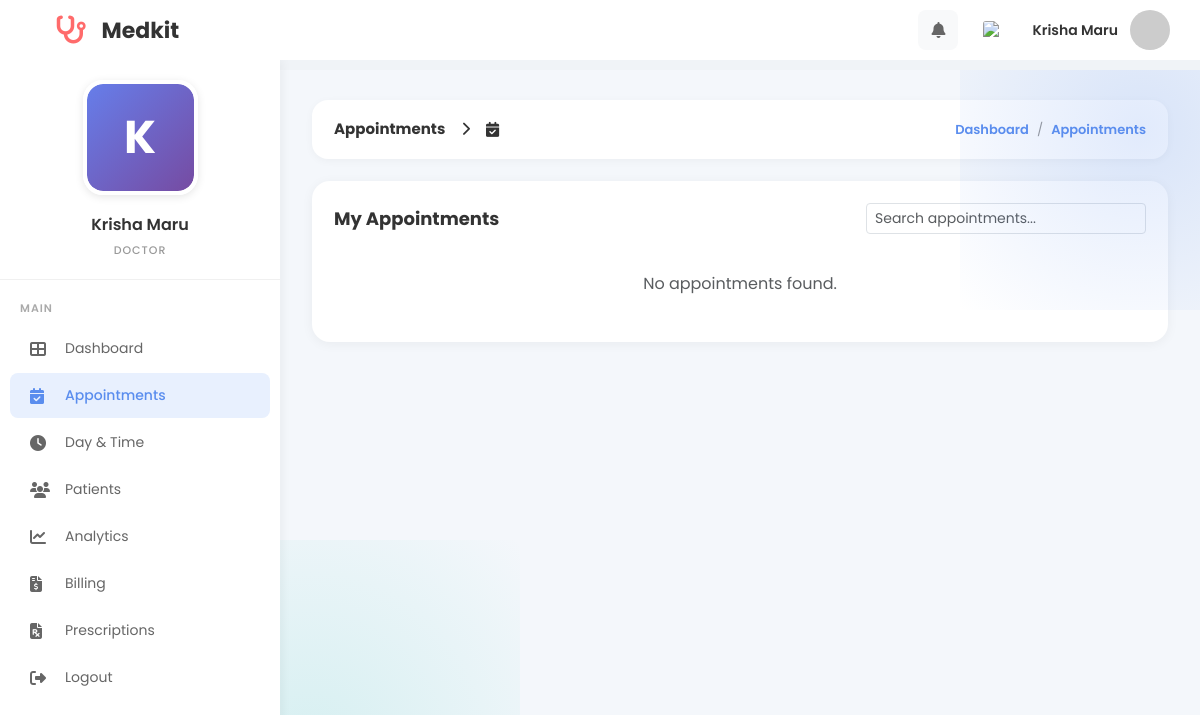
Before: /MINI_PHP/booking.php (signed in) with the older database file.
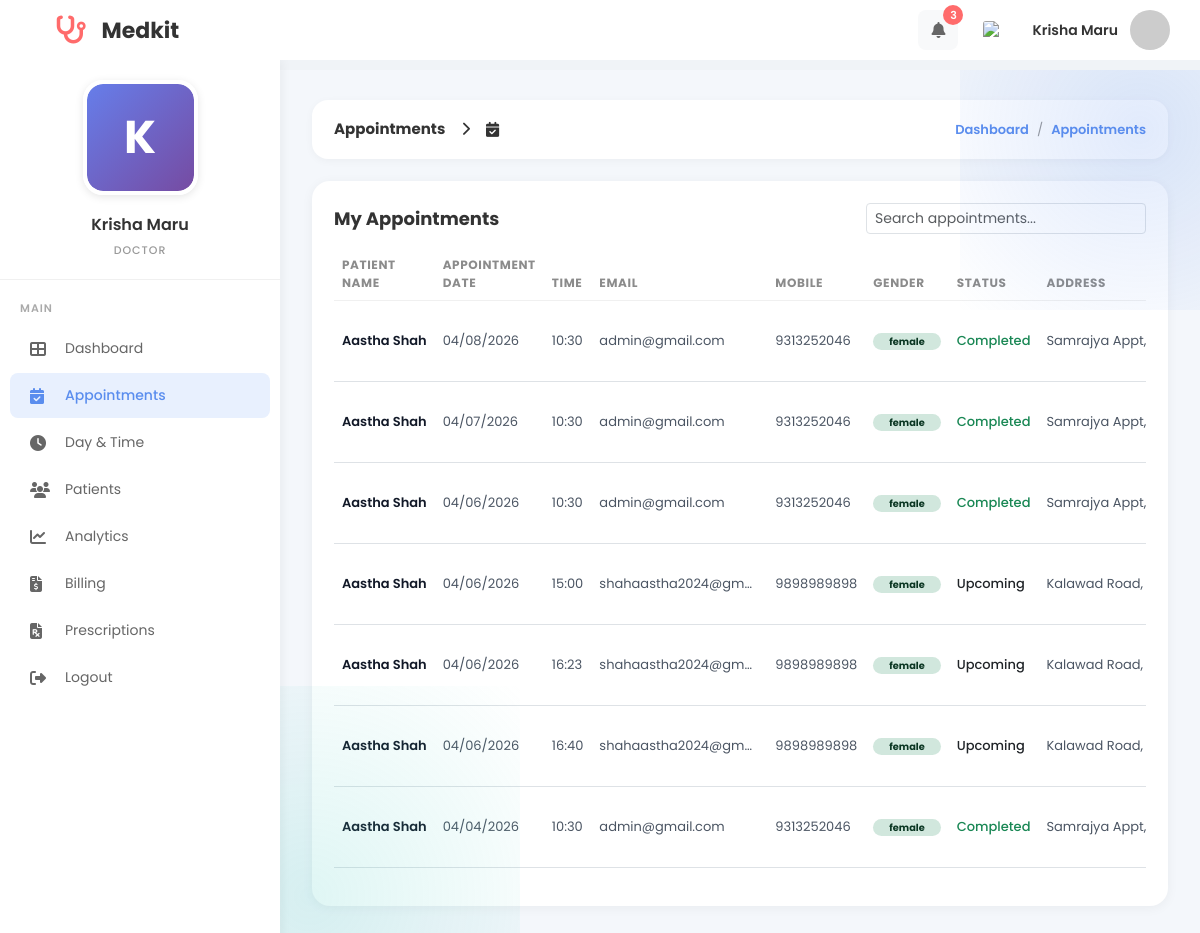
After: the same page with the newer database file.
### tables this page shows
CREATE TABLE `visit_booking` (
  `id` int(11) NOT NULL,
  `patient_id` int(11) DEFAULT 0,
  `doctor_id` int(11) DEFAULT 0,
  `speciality_id` int(11) DEFAULT 0,
  `time_id` int(11) DEFAULT 0,
  `Note` varchar(225) DEFAULT '',
  `is_visited` int(11) DEFAULT 0,
  `created_at` timestamp NOT NULL DEFAULT current_timestamp(),
  `updated_at` timestamp NOT NULL DEFAULT current_timestamp() ON UPDATE current_timestamp(),
  `appointment_date` date DEFAULT NULL,
  `status` enum('pending','accepted','visited','rejected') DEFAULT 'pending',
  `patient_notified` tinyint(1) DEFAULT 0,
  `doctor_seen` tinyint(1) NOT NULL DEFAULT 0,
  `reminder_sent_at` datetime DEFAULT NULL,
  `documents_emailed_at` datetime DEFAULT NULL
);

CREATE TABLE `patient` (
  `id` int(11) NOT NULL,
  `firstname` varchar(225) DEFAULT '',
  `lastname` varchar(225) DEFAULT '',
  `phone_number` bigint(20) DEFAULT 0,
  `email` varchar(100) DEFAULT NULL,
  `password` varchar(255) DEFAULT NULL,
  `date_of_birth` date DEFAULT curdate(),
  `gender` varchar(225) DEFAULT '',
  `address` varchar(225) DEFAULT '',
  `created_at` timestamp NOT NULL DEFAULT current_timestamp(),
  `updated_at` timestamp NOT NULL DEFAULT current_timestamp() ON UPDATE current_timestamp()
);

CREATE TABLE `doctor_available_time` (
  `id` int(11) NOT NULL,
  `day_id` int(11) DEFAULT 0,
  `start_time` time DEFAULT '00:00:00',
  `end_time` time DEFAULT '00:00:00',
  `created_at` timestamp NOT NULL DEFAULT current_timestamp(),
  `updated_at` timestamp NOT NULL DEFAULT current_timestamp() ON UPDATE current_timestamp()
);

### MINI_PHP/doctor_notification_helpers.php (called while the page is built, shortened)
<?php
if (!function_exists('medikit_ensure_doctor_notification_schema')) {
  function medikit_ensure_doctor_notification_schema($conn): void
  {
    $res = $conn->query("SHOW COLUMNS FROM `visit_booking` LIKE 'doctor_seen'");
  }
}
if (!function_exists('medikit_doctor_unseen_notifications_count')) {
  function medikit_doctor_unseen_notifications_count($conn, int $doctorId): int
  {
    medikit_ensure_doctor_notification_schema($conn);
    $stmt = $conn->prepare("SELECT COUNT(*) AS total FROM visit_booking WHERE doctor_id = ? AND doctor_seen = 0 AND status IN ('pending','accepted')");
    $stmt->bind_param('i', $doctorId);
    $stmt->execute();
    $row = $stmt->get_result()->fetch_assoc();
    return (int)($row['total'] ?? 0);
  }
}

### MINI_PHP/booking.php (the view, shortened to what the changed rows need)
<?php
include("config.php");
include("doctor_notification_helpers.php");
$doctor_id = (int)$_SESSION['doctor_id'];
$notification_count = medikit_doctor_unseen_notifications_count($conn, $doctor_id);
$bookings = [];
$booking_query = "
    SELECT
        vb.id AS booking_id,
        vb.appointment_date,
        vb.status,
        vb.Note,
        p.firstname AS patient_firstname,
        p.lastname AS patient_lastname,
        p.phone_number,
        p.email,
        p.gender,
        p.address,
        s.doctor_speciality,
        dat.start_time,
        dat.end_time
    FROM visit_booking vb
    LEFT JOIN patient p ON vb.patient_id = p.id
    LEFT JOIN speciality s ON vb.speciality_id = s.id
    LEFT JOIN doctor_available_time dat ON vb.time_id = dat.id
    WHERE vb.doctor_id = ?
    ORDER BY vb.appointment_date DESC, dat.start_time ASC
";
$stmt = $conn->prepare($booking_query);
if ($stmt) {
    $stmt->bind_param("i", $doctor_id);
    $stmt->execute();
    $result = $stmt->get_result();
    if ($result) {
        while ($row = $result->fetch_assoc()) {
            $bookings[] = $row;
        }
    }
}
?>
<!DOCTYPE html>
<html lang="en">
<head>
    <link href="https://cdn.jsdelivr.net/npm/bootstrap@5.3.2/dist/css/bootstrap.min.css" rel="stylesheet">
    <link href="https://cdnjs.cloudflare.com/ajax/libs/font-awesome/6.4.0/css/all.min.css" rel="stylesheet">
</head>
<body>
    <div class="top-header">
        <div class="header-right">
            <div class="dropdown" style="position: relative;">
                <button class="header-icon" type="button" data-notif-toggle aria-label="Notifications" aria-expanded="false">
                    <i class="fas fa-bell"></i>
                    <?php if (!empty($notification_count)): ?>
                        <span class="notification-badge"><?= (int)$notification_count ?></span>
                    <?php endif; ?>
                </button>
            </div>
        </div>
    </div>
    <div class="main-content">
        <div class="panel-card">
            <div class="panel-head">
                <div class="panel-title">My Appointments</div>
                <div style="max-width: 280px; width: 100%;">
                </div>
            </div>
            <?php if (empty($bookings)): ?>
                <div class="text-center text-muted py-4">No appointments found.</div>
            <?php else: ?>
                <div class="table-responsive">
                    <table class="table table-hover align-middle" id="apptTable">
                        <thead>
                            <tr>
                                <th>Patient Name</th>
                                <th>Appointment Date</th>
                                <th>Time</th>
                                <th>Email</th>
                                <th>Mobile</th>
                                <th>Gender</th>
                                <th>Status</th>
                                <th>Address</th>
                            </tr>
                        </thead>
                        <tbody>
                            <?php foreach ($bookings as $booking): ?>
                                <?php
                                $raw_status = $booking['status'] ?? '';
                                $status_label = 'Upcoming';
                                $status_text_class = 'text-dark';
                                if ($raw_status === 'visited') {
                                    $status_label = 'Completed';
                                    $status_text_class = 'text-success';
                                } elseif ($raw_status === 'rejected') {
                                    $status_label = 'Canceled';
                                    $status_text_class = 'text-danger';
                                    $is_upcoming = false;
                                }
                                $date_label = '';
                                if (!empty($booking['appointment_date'])) {
                                    $date_label = date("m/d/Y", strtotime($booking['appointment_date']));
                                }
                                $time_label = '-';
                                if (!empty($booking['start_time'])) {
                                    $time_label = date("H:i", strtotime($booking['start_time']));
                                }
                                $patient_full_name = trim(($booking['patient_firstname'] ?? '') . ' ' . ($booking['patient_lastname'] ?? ''));
                                $patient_email = (string)($booking['email'] ?? '');
                                $patient_address = (string)($booking['address'] ?? '');
                                $patient_gender = (string)($booking['gender'] ?? '');
                                $gender_label = $patient_gender !== '' ? strtolower($patient_gender) : '-';
                                $gender_badge_class = 'bg-secondary-subtle text-secondary-emphasis';
                                if (stripos($patient_gender, 'male') !== false) {
                                    $gender_badge_class = 'bg-success-subtle text-success-emphasis';
                                } elseif (stripos($patient_gender, 'female') !== false) {
                                    $gender_badge_class = 'bg-primary-subtle text-primary-emphasis';
                                }
                                ?>
                                <tr>
                                    <td>
                                        <span class="fw-semibold cell-truncate" title="<?= htmlspecialchars($patient_full_name) ?>">
                                            <?= htmlspecialchars($patient_full_name !== '' ? $patient_full_name : '-') ?>
                                        </span>
                                    </td>
                                    <td><?= htmlspecialchars($date_label) ?></td>
                                    <td>
                                        <?= htmlspecialchars($time_label) ?>
                                    </td>
                                    <td>
                                        <?php if ($patient_email !== ''): ?>
                                            <span class="cell-truncate" title="<?= htmlspecialchars($patient_email) ?>"><?= htmlspecialchars($patient_email) ?></span>
                                        <?php else: ?>
                                            <span class="text-muted">-</span>
                                        <?php endif; ?>
                                    </td>
                                    <td>
                                        <?= htmlspecialchars((string)($booking['phone_number'] ?? '')) ?>
                                    </td>
                                    <td>
                                        <span class="badge rounded-pill px-3 py-1 <?= $gender_badge_class ?>"><?= htmlspecialchars($gender_label) ?></span>
                                    </td>
                                    <td class="fw-medium <?= $status_text_class ?>"><?= htmlspecialchars($status_label) ?></td>
                                    <td>
                                        <?php if ($patient_address !== ''): ?>
                                            <span class="cell-truncate" title="<?= htmlspecialchars($patient_address) ?>"><?= htmlspecialchars($patient_address) ?></span>
                                        <?php else: ?>
                                            <span class="text-muted">-</span>
                                        <?php endif; ?>
                                    </td>
                                </tr>
                            <?php endforeach; ?>
                        </tbody>
                    </table>
                </div>
            <?php endif; ?>
        </div>
    </div>
</body>
</html>

Changed rows visible on the page:
added visit_booking: patient.lastname "Aastha Shah", appointment_date "04/08/2026", doctor_available_time.start_time "10:30", patient.email "admin@gmail.com", patient.phone_number "9313252046", patient.gender "female", status "Completed", patient.address "Samrajya Appt,Kalawa…"
added visit_booking: patient.lastname "Aastha Shah", appointment_date "04/07/2026", doctor_available_time.start_time "10:30", patient.email "admin@gmail.com", patient.phone_number "9313252046", patient.gender "female", status "Completed", patient.address "Samrajya Appt,Kalawa…"
added visit_booking: patient.lastname "Aastha Shah", appointment_date "04/06/2026", doctor_available_time.start_time "10:30", patient.email "admin@gmail.com", patient.phone_number "9313252046", patient.gender "female", status "Completed", patient.address "Samrajya Appt,Kalawa…"
added visit_booking: patient.lastname "Aastha Shah", appointment_date "04/06/2026", doctor_available_time.start_time "15:00", patient.email "shahaastha2024@gm…", patient.phone_number "9898989898", patient.gender "female", status_label "Upcoming", patient.address "Kalawad Road,…"
added visit_booking: patient.lastname "Aastha Shah", appointment_date "04/06/2026", doctor_available_time.start_time "16:23", patient.email "shahaastha2024@gm…", patient.phone_number "9898989898", patient.gender "female", status_label "Upcoming", patient.address "Kalawad Road,…"
added visit_booking: patient.lastname "Aastha Shah", appointment_date "04/06/2026", doctor_available_time.start_time "16:40", patient.email "shahaastha2024@gm…", patient.phone_number "9898989898", patient.gender "female", status_label "Upcoming", patient.address "Kalawad Road,…"
added visit_booking: patient.lastname "Aastha Shah", appointment_date "04/04/2026", doctor_available_time.start_time "10:30", patient.email "admin@gmail.com", patient.phone_number "9313252046", patient.gender "female", status "Completed", patient.address "Samrajya Appt,Kalawa…"
Other visible differences:
$notification_count: (not shown) → "3"
text no longer shown: "No appointments found."
text now shown: "PATIENT NAME APPOINTMENT DATE TIME EMAIL MOBILE GENDER STATUS ADDRESS"
